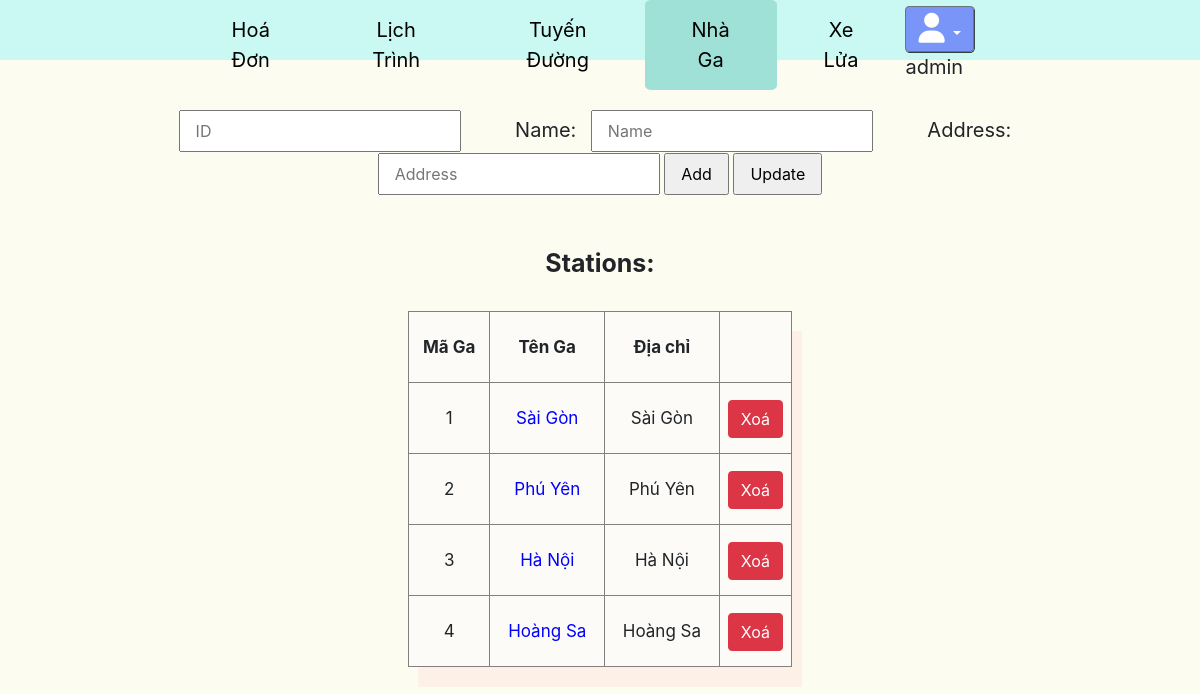
Page /stations/ (signed in) on the committed database.
### core/models.py (models this page shows, shortened)
class Station(models.Model):
    name = models.CharField(default = "", max_length = 50)
    address = models.CharField(default = "",max_length = 255)

### core/views.py (the view, shortened to what this page needs)
# urls.py: path('stations/', Stations.as_view() , name='stations'),
@method_decorator(staff_member_required, name='dispatch')
class Stations(View):
    def get(self,request):
        stations = Station.objects.all()
        context = {
            'stations':stations,
        }
        return render(request, 'core/stations.html',context)

### core/templates/core/stations.html (shortened to what this page needs)
{% extends 'core/base_manage.html' %} {% load static %} {% block head %}
<link rel="stylesheet" href="{% static 'css/RTT.css' %}" />
{% endblock head %} {% block contain %}
<div class="main">
  <form action="" method="post">
    <input id="ip-slug" type="text" name="slug" placeholder="ID" readonly/>
    <label for="name">Name: </label>
    <input id="ip-name" type="text" name="name" placeholder="Name" required/>
    <label for="address">Address: </label>
    <input id="ip-address" type="text" name="address" placeholder="Address" required/>
    <input type="submit" name="add"value="Add" />
    <input type="submit" name="update"value="Update" />
  </form>
  <fieldset>
    <legend id="myLegend">Stations:</legend>
    <table border="1px solid gray">
      <tr border="1px solid gray">
        <th style="padding: 5px">Mã Ga</th>
        <th style="padding: 5px">Tên Ga</th>
        <th style="padding: 5px">Địa chỉ</th>
        <th style="padding: 5px"></th>
      </tr>
      {% for station in stations %}
      <tr border="1px solid gray">
        <td style="padding: 5px">{{station.id}}</td>
        <td class="name" style="padding: 5px; cursor: pointer;color: blue;">{{station.name}}</td>
        <td style="padding: 5px">{{station.address}}</td>
        <td style="padding: 0px"><a class="btn btn-danger" href="{% url 'delete-station' station.id %}">Xoá</a></td>
      </tr>
      {% endfor %}
    </table>
  </fieldset>
</div>
{% endblock contain %}

### core/templates/core/base_manage.html (shortened to what this page needs)
{% load static %}
<!DOCTYPE html>
<html lang="en">
  <head>
    <link
      rel="stylesheet"
      href="https://stackpath.bootstrapcdn.com/bootstrap/4.3.1/css/bootstrap.min.css"
    />
    <link rel="stylesheet" href="{% static 'css/base1.css' %}" />
    {% block head %} {% endblock head %}
  </head>
  <body>
    <header>
      <div class="container_header">
        <div class="container_menu">
          <ul class="menu_header">
            <li class="item_header"><a href="{% url 'bills' %}">Hoá Đơn</a></li>
            <li class="item_header">
              <a href="{% url 'schedules' %}">Lịch Trình</a>
            </li>
            <li class="item_header">
              <a href="{% url 'routes' %}">Tuyến Đường</a>
            </li>
            <li class="item_header">
              <a href="{% url 'stations' %}">Nhà Ga</a>
            </li>
            <li class="item_header"><a href="{% url 'trains' %}">Xe Lửa</a></li>
          </ul>
        </div>
        {% if user.username %}
        <div class="contain_login">
          <div class="dropdown open">
            <button
              class="btn btn-secondary dropdown-toggle btnProfile"
              type="button"
              id="triggerId"
              data-toggle="dropdown"
              aria-haspopup="true"
              aria-expanded="false"
            >
              <i class="fas fa-user userSize"></i>
            </button>
            <span>{{user.username}}</span>
          </div>
        </div>
        {% else %}
        <a href="{% url 'login' %}">Login</a>
        {% endif %}
      </div>
    </header>
    {% block contain %}{% endblock contain %}
  </body>
</html>

### static/css/base1.css (style rules this page uses)
.activePage { background-color: #9fe0d7; }
.activePage a { color: blue; }
* { margin: 0; padding: 0; box-sizing: border-box; }
body { max-width: 100vw; max-height: 100vh; background: #fdfcf0; }
header { height: 60px; background: #caf8f3; }
header .container_header { width: 70%; margin: auto; display: flex; justify-content: space-between; }
header .container_header .container_menu { text-align: center; }
header .container_header .container_menu .menu_header { display: flex; justify-content: space-between; }
header .container_header .container_menu .menu_header .item_header { font-size: 20px; list-style: none; padding: 15px 40px; transition: 0.7s; border-radius: 5%; }
header .container_header .container_menu .menu_header .item_header a { color: black; text-decoration: none; transition: 0.5s; }
header .container_header .contain_login { padding-top: 6px; font-size: 20px; }
header .container_header .contain_login div .btnProfile { background: rgba(0, 0, 255, 0.4); -webkit-box-shadow: black 0.5px 0.5px 0.5px 0.2px; box-shadow: black 0.5px 0.5px 0.5px 0.2px; }
header .container_header .contain_login div .btnProfile .userSize { font-size: 30px; }

### static/css/RTT.css (style rules this page uses)
* { margin: 0; padding: 0; box-sizing: border-box; }
.main { width: 80%; margin: auto; text-align: center; margin-top: 50px; }
.main form { width: 100%; }
.main label { font-size: 20px; margin-right: 10px; margin-left: 50px; }
.main input { padding: 7px 15px; }
.main legend { font-size: 25px; font-weight: bold; padding: 50px 0 20px 0; }
.main table { width: 40%; margin: auto; background-color: #fcfbf7; box-shadow: 10px 20px #fcf0e7; }
.main table th, .main table td { line-height: 60px; font-size: 17px; }

### rows in the picture
Station: id "1", name "Sài Gòn", address "Sài Gòn"
Station: id "2", name "Phú Yên", address "Phú Yên"
Station: id "3", name "Hà Nội", address "Hà Nội"
Station: id "4", name "Hoàng Sa", address "Hoàng Sa"

### other values in the picture
{{ user.username }} "admin"
